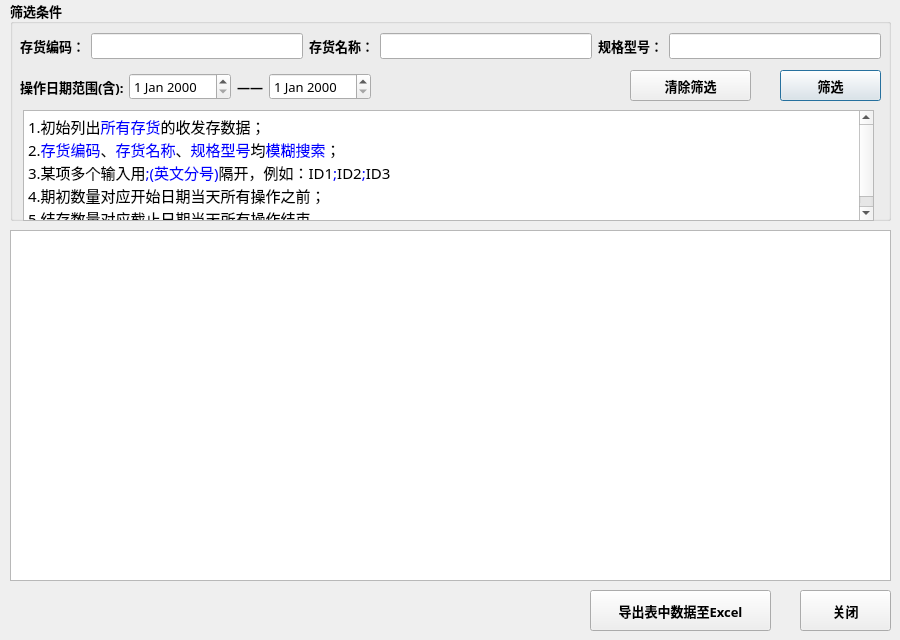
<?xml version="1.0" encoding="UTF-8"?>
<ui version="4.0">
 <class>shoufacun_info</class>
 <widget class="QDialog" name="shoufacun_info">
  <property name="geometry">
   <rect>
    <x>0</x>
    <y>0</y>
    <width>900</width>
    <height>640</height>
   </rect>
  </property>
  <property name="windowTitle">
   <string>收发存统计</string>
  </property>
  <widget class="QTableView" name="tableView">
   <property name="geometry">
    <rect>
     <x>10</x>
     <y>230</y>
     <width>881</width>
     <height>351</height>
    </rect>
   </property>
  </widget>
  <widget class="QGroupBox" name="groupBox">
   <property name="geometry">
    <rect>
     <x>10</x>
     <y>0</y>
     <width>881</width>
     <height>221</height>
    </rect>
   </property>
   <property name="font">
    <font>
     <family>微软雅黑</family>
     <pointsize>10</pointsize>
     <weight>75</weight>
     <bold>true</bold>
    </font>
   </property>
   <property name="title">
    <string>筛选条件</string>
   </property>
   <widget class="QWidget" name="horizontalLayoutWidget">
    <property name="geometry">
     <rect>
      <x>10</x>
      <y>30</y>
      <width>861</width>
      <height>32</height>
     </rect>
    </property>
    <layout class="QHBoxLayout" name="horizontalLayout">
     <item>
      <widget class="QLabel" name="label">
       <property name="text">
        <string>存货编码：</string>
       </property>
      </widget>
     </item>
     <item>
      <widget class="QLineEdit" name="id">
       <property name="font">
        <font>
         <family>微软雅黑</family>
         <pointsize>10</pointsize>
         <weight>50</weight>
         <bold>false</bold>
        </font>
       </property>
      </widget>
     </item>
     <item>
      <widget class="QLabel" name="label_2">
       <property name="text">
        <string>存货名称：</string>
       </property>
      </widget>
     </item>
     <item>
      <widget class="QLineEdit" name="name">
       <property name="font">
        <font>
         <family>微软雅黑</family>
         <pointsize>10</pointsize>
         <weight>50</weight>
         <bold>false</bold>
        </font>
       </property>
      </widget>
     </item>
     <item>
      <widget class="QLabel" name="label_9">
       <property name="text">
        <string>规格型号：</string>
       </property>
      </widget>
     </item>
     <item>
      <widget class="QLineEdit" name="spec_lineEdit">
       <property name="font">
        <font>
         <family>微软雅黑</family>
         <pointsize>10</pointsize>
         <weight>50</weight>
         <bold>false</bold>
        </font>
       </property>
      </widget>
     </item>
    </layout>
   </widget>
   <widget class="QWidget" name="horizontalLayoutWidget_2">
    <property name="geometry">
     <rect>
      <x>10</x>
      <y>71</y>
      <width>351</width>
      <height>32</height>
     </rect>
    </property>
    <layout class="QHBoxLayout" name="horizontalLayout_2" stretch="0,0,0,0">
     <item>
      <widget class="QLabel" name="label_3">
       <property name="text">
        <string>操作日期范围(含):</string>
       </property>
      </widget>
     </item>
     <item>
      <widget class="QDateEdit" name="st_dateEdit">
       <property name="font">
        <font>
         <family>微软雅黑</family>
         <pointsize>10</pointsize>
         <weight>50</weight>
         <bold>false</bold>
        </font>
       </property>
      </widget>
     </item>
     <item>
      <widget class="QLabel" name="label_4">
       <property name="text">
        <string>——</string>
       </property>
      </widget>
     </item>
     <item>
      <widget class="QDateEdit" name="ed_dateEdit">
       <property name="font">
        <font>
         <family>微软雅黑</family>
         <pointsize>10</pointsize>
         <weight>50</weight>
         <bold>false</bold>
        </font>
       </property>
      </widget>
     </item>
    </layout>
   </widget>
   <widget class="QPushButton" name="query_btn">
    <property name="geometry">
     <rect>
      <x>770</x>
      <y>70</y>
      <width>101</width>
      <height>31</height>
     </rect>
    </property>
    <property name="font">
     <font>
      <family>微软雅黑</family>
      <pointsize>10</pointsize>
      <weight>75</weight>
      <bold>true</bold>
     </font>
    </property>
    <property name="text">
     <string>筛选</string>
    </property>
   </widget>
   <widget class="QPushButton" name="clear_query_btn">
    <property name="geometry">
     <rect>
      <x>620</x>
      <y>70</y>
      <width>121</width>
      <height>31</height>
     </rect>
    </property>
    <property name="font">
     <font>
      <family>微软雅黑</family>
      <pointsize>10</pointsize>
      <weight>75</weight>
      <bold>true</bold>
     </font>
    </property>
    <property name="text">
     <string>清除筛选</string>
    </property>
   </widget>
   <widget class="QTextEdit" name="textEdit">
    <property name="geometry">
     <rect>
      <x>13</x>
      <y>110</y>
      <width>851</width>
      <height>111</height>
     </rect>
    </property>
    <property name="readOnly">
     <bool>true</bool>
    </property>
    <property name="html">
     <string>&lt;!DOCTYPE HTML PUBLIC &quot;-//W3C//DTD HTML 4.0//EN&quot; &quot;http://www.w3.org/TR/REC-html40/strict.dtd&quot;&gt;
&lt;html&gt;&lt;head&gt;&lt;meta name=&quot;qrichtext&quot; content=&quot;1&quot; /&gt;&lt;style type=&quot;text/css&quot;&gt;
p, li { white-space: pre-wrap; }
&lt;/style&gt;&lt;/head&gt;&lt;body style=&quot; font-family:'微软雅黑'; font-size:10pt; font-weight:600; font-style:normal;&quot;&gt;
&lt;p style=&quot; margin-top:0px; margin-bottom:0px; margin-left:0px; margin-right:0px; -qt-block-indent:0; text-indent:0px;&quot;&gt;&lt;span style=&quot; font-size:11pt; font-weight:400;&quot;&gt;1.初始列出&lt;/span&gt;&lt;span style=&quot; font-size:11pt; font-weight:400; color:#0000ff;&quot;&gt;所有存货&lt;/span&gt;&lt;span style=&quot; font-size:11pt; font-weight:400; color:#000000;&quot;&gt;的收发存数据&lt;/span&gt;&lt;span style=&quot; font-size:11pt; font-weight:400;&quot;&gt;；&lt;/span&gt;&lt;/p&gt;
&lt;p style=&quot; margin-top:0px; margin-bottom:0px; margin-left:0px; margin-right:0px; -qt-block-indent:0; text-indent:0px;&quot;&gt;&lt;span style=&quot; font-size:11pt; font-weight:400;&quot;&gt;2.&lt;/span&gt;&lt;span style=&quot; font-size:11pt; font-weight:400; color:#0000ff;&quot;&gt;存货编码&lt;/span&gt;&lt;span style=&quot; font-size:11pt; font-weight:400;&quot;&gt;、&lt;/span&gt;&lt;span style=&quot; font-size:11pt; font-weight:400; color:#0000ff;&quot;&gt;存货名称&lt;/span&gt;&lt;span style=&quot; font-size:11pt; font-weight:400;&quot;&gt;、&lt;/span&gt;&lt;span style=&quot; font-size:11pt; font-weight:400; color:#0000ff;&quot;&gt;规格型号&lt;/span&gt;&lt;span style=&quot; font-size:11pt; font-weight:400;&quot;&gt;均&lt;/span&gt;&lt;span style=&quot; font-size:11pt; font-weight:400; color:#0000ff;&quot;&gt;模糊搜索&lt;/span&gt;&lt;span style=&quot; font-size:11pt; font-weight:400;&quot;&gt;；&lt;/span&gt;&lt;/p&gt;
&lt;p style=&quot; margin-top:0px; margin-bottom:0px; margin-left:0px; margin-right:0px; -qt-block-indent:0; text-indent:0px;&quot;&gt;&lt;span style=&quot; font-size:11pt; font-weight:400;&quot;&gt;3.某项多个输入用&lt;/span&gt;&lt;span style=&quot; font-size:11pt; font-weight:400; color:#0000ff;&quot;&gt;;(英文分号)&lt;/span&gt;&lt;span style=&quot; font-size:11pt; font-weight:400;&quot;&gt;隔开，例如：ID1&lt;/span&gt;&lt;span style=&quot; font-size:11pt; font-weight:400; color:#0000ff;&quot;&gt;;&lt;/span&gt;&lt;span style=&quot; font-size:11pt; font-weight:400;&quot;&gt;ID2&lt;/span&gt;&lt;span style=&quot; font-size:11pt; font-weight:400; color:#0000ff;&quot;&gt;;&lt;/span&gt;&lt;span style=&quot; font-size:11pt; font-weight:400;&quot;&gt;ID3&lt;/span&gt;&lt;/p&gt;
&lt;p style=&quot; margin-top:0px; margin-bottom:0px; margin-left:0px; margin-right:0px; -qt-block-indent:0; text-indent:0px;&quot;&gt;&lt;span style=&quot; font-size:11pt; font-weight:400;&quot;&gt;4.期初数量对应开始日期当天所有操作之前；&lt;/span&gt;&lt;/p&gt;
&lt;p style=&quot; margin-top:0px; margin-bottom:0px; margin-left:0px; margin-right:0px; -qt-block-indent:0; text-indent:0px;&quot;&gt;&lt;span style=&quot; font-size:11pt; font-weight:400;&quot;&gt;5.结存数量对应截止日期当天所有操作结束。&lt;/span&gt;&lt;/p&gt;&lt;/body&gt;&lt;/html&gt;</string>
    </property>
   </widget>
  </widget>
  <widget class="QPushButton" name="export_excel">
   <property name="geometry">
    <rect>
     <x>590</x>
     <y>590</y>
     <width>181</width>
     <height>41</height>
    </rect>
   </property>
   <property name="font">
    <font>
     <family>微软雅黑</family>
     <pointsize>10</pointsize>
     <weight>75</weight>
     <bold>true</bold>
    </font>
   </property>
   <property name="text">
    <string>导出表中数据至Excel</string>
   </property>
  </widget>
  <widget class="QPushButton" name="cancel_btn">
   <property name="geometry">
    <rect>
     <x>800</x>
     <y>590</y>
     <width>91</width>
     <height>41</height>
    </rect>
   </property>
   <property name="font">
    <font>
     <family>微软雅黑</family>
     <pointsize>10</pointsize>
     <weight>75</weight>
     <bold>true</bold>
    </font>
   </property>
   <property name="text">
    <string>关闭</string>
   </property>
  </widget>
 </widget>
 <resources/>
 <connections/>
</ui>
